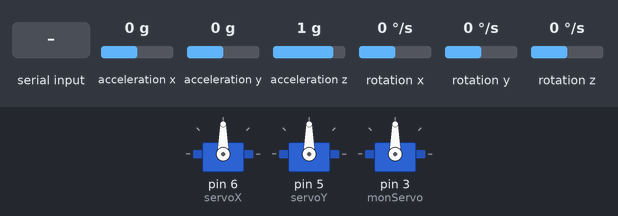
Recording of a sketch running on a simulated Arduino Leonardo, built with avr-gcc and run on an emulated ATmega32U4. On the bench: 3 × servo. The inputs (shaded band) are chosen by the test bench; at power-on: acceleration y 0 g, rotation x 0 °/s, rotation y 0 °/s, acceleration z 1 g, acceleration x 0 g, rotation z 0 °/s. What the sketch prints to the serial monitor is not drawn.

Above: at 2.3 s.
2.4 s: acceleration y set to -1.4 g
At 4.4 s:
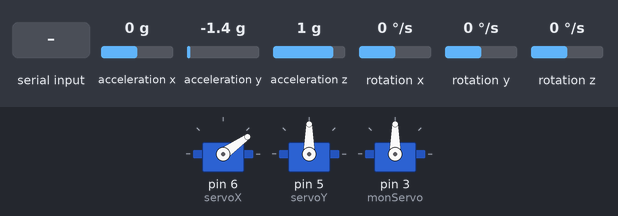
5.4 s: rotation x set to -100 °/s
At 6.3 s:
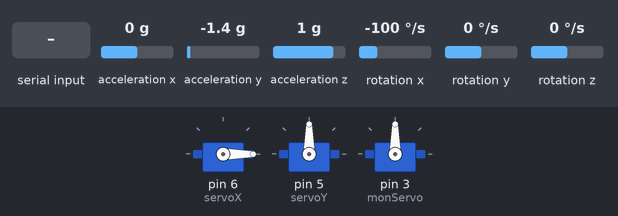
7.2 s: "A,45\n" received over the second serial link
At 8.2 s:
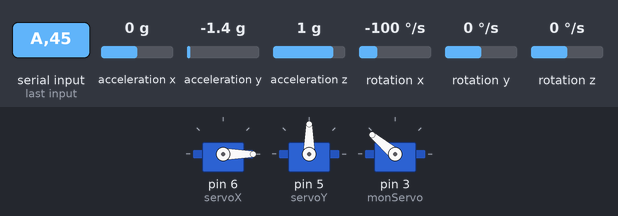
8.7 s: rotation y set to -192 °/s
At 10.6 s:
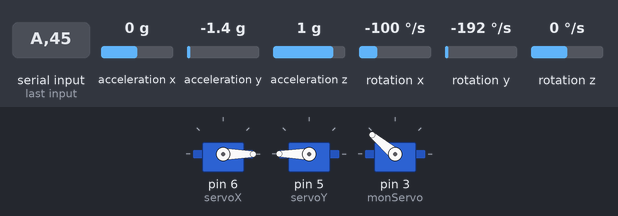
11.7 s: acceleration z set to 0.1 g
13.2 s: acceleration z set to -0.2 g
At 15.6 s:
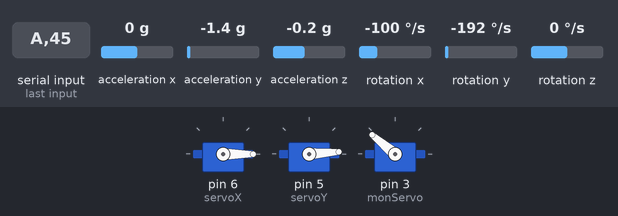
Timing chart, 0 to 17.1 s (numbered marks = the images above; inputs shaded):
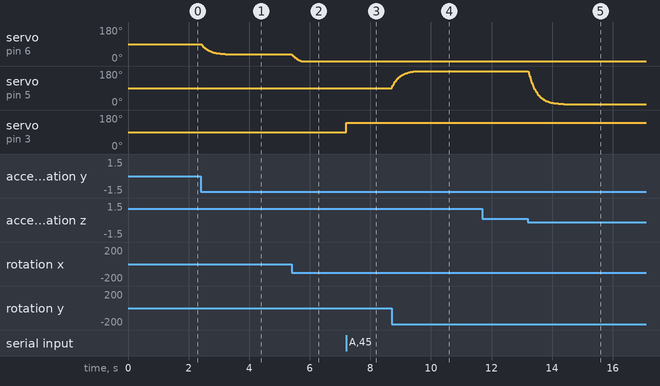

The sketch:

Code_final.ino
```cpp
#include "Wire.h"  // Arduino Wire library
#include "I2Cdev.h"  //Installer ces 2 librairies
#include "MPU6050.h"
#include "math.h"
#include<Servo.h>

#include <SoftwareSerial.h>
int TX=10;
int RX=11;
int SERVO=3;
int valeur;
Servo monServo;

int inv;
char Data;
SoftwareSerial blueT(RX,TX);


MPU6050 accelgyro;

int16_t ax, ay, az;  //mesures brutes
int16_t gx, gy, gz;
uint8_t Accel_range;
uint8_t Gyro_range;
float angle_x=0;
float angle_y=0;
float val1;
float val2;
float map_y;
float valeur_fin_X;
float valeur_fin_Y;


Servo servoX;
Servo servoY;


void setup() {
  Wire.begin();  //I2C bus
  Serial.begin(9600);
  while (!Serial) {
    ; // wait for serial port to connect. Needed for native USB (LEONARDO)
  }

  // initialize device
  Serial.println("Initialisation I2C...");
  accelgyro.initialize();

  // verify connection
  Serial.println("Test de la conection du dispositif ...");
  Serial.println(accelgyro.testConnection() ? "MPU6050 connection reussie" : "MPU6050 connection echec");
  delay(1000);

  servoX.attach(6);
  servoX.write(90);

  servoY.attach(5);
  servoY.write(90);

  delay(100);

  blueT.begin(9600);
  monServo.attach(3);
}

void loop() {
  accelgyro.getMotion6(&ax, &ay, &az, &gx, &gy, &gz);
  angle_y=0.98*(angle_y+float(gy)*0.01/131) + 0.02*atan2((double)ax,(double)az)*180/PI;
  angle_x=0.98*(angle_x+float(gx)*0.01/131) + 0.02*atan2((double)ay,(double)az)*180/PI;

  Serial.print("angle_x");
  Serial.println(angle_x);

  val2= 90-angle_y;
  servoY.write(val2);

  val1 = angle_x+90;
  servoX.write(val1);


  if (blueT.available()) {
    Data=blueT.read();
    if (Data=='A'){
      valeur=blueT.parseInt();
      inv=map(valeur,80,105,105,80);

      Serial.println(inv);
      monServo.write(inv);}
    }
}
```

Measured:
- the behaviour switches between 0 and -0.1 g on acceleration z (found by bisection; images 4 and 5)
- after the input at 2.4 s, servo on pin 6 (servoX): moves from 90° to 35° over 1.2 s, starting at once
- after the input at 5.4 s, servo on pin 6 (servoX): moves from 35° to 0° over 0.31 s, starting at once
- after the input at 7.2 s, servo on pin 3 (monServo): 90° → 140° at once
- after the input at 8.7 s, servo on pin 5 (servoY): moves from 90° to 180° over 0.82 s, starting at once
- after the input at 13.2 s, servo on pin 5 (servoY): moves from 180° to 4° over 1.4 s, starting at once
